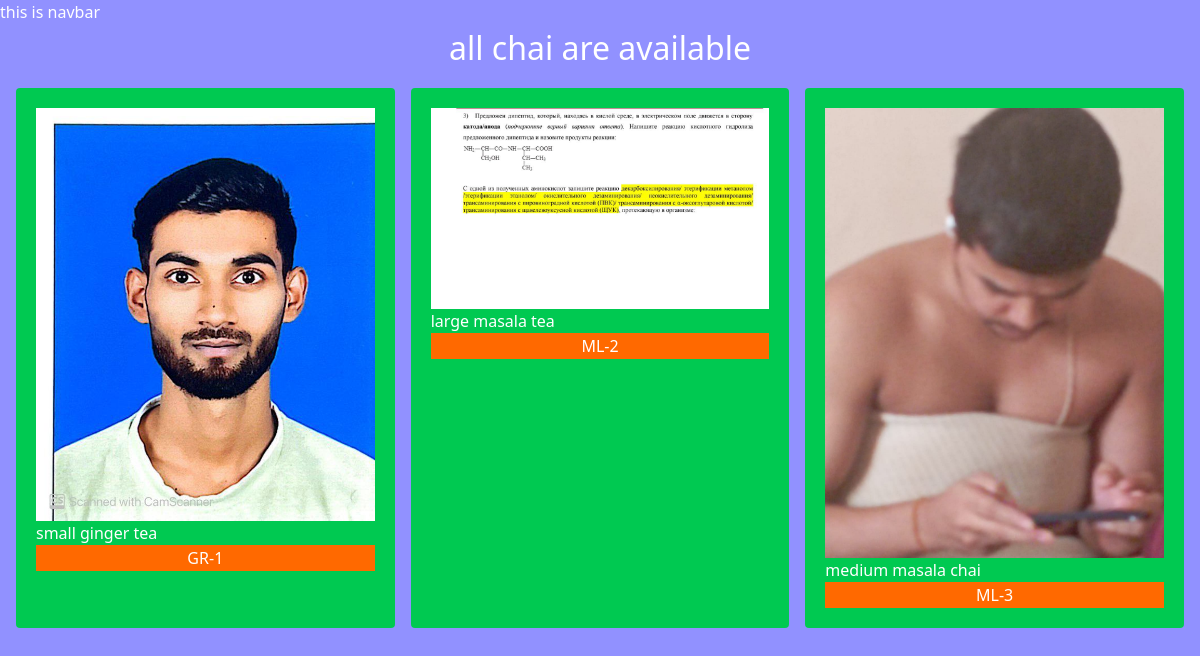
Screenshot of /jadid/ with the database file from the repository.
### jadid/models.py (models this page shows, shortened)
class chaiVariety(models.Model):
    CHAI_TYPE_CHOICE=[
        ('ML','MASALA'),
        ('PL','PLAIN'),
        ('KL','KIWI'),
        ('EL','ELAICHI'),
        ('GR','GINGER'),
        ]
    name=models.CharField(max_length=100)
    image=models.ImageField(upload_to='chais/') #need pillow to use this
    date_added=models.DateTimeField(default=timezone.now)
    type=models.CharField(max_length=2,choices=CHAI_TYPE_CHOICE) #choices for type of chai
    description=models.TextField(default='')

### jadid/views.py (the view)
# urls.py: path('',views.all_chai,name='all_chai'),
def all_chai(request):
    chais= chaiVariety.objects.all #this will query on the given model and put it in chai and it will give array
    return render(request,'chai/all_chai.html',{"chais":chais})

### jadid/templates/chai/all_chai.html (shortened to what this page needs)
{% extends "layout.html" %}
{% block content %}
<h1>all chai are available</h1>
<div class="grid grid-cols-3 gap-4 m-4" >
{% for chai in chais  %}
<div class="bg-green-500 p-5 rounded">
    <img src="{{chai.image.url}}" alt="">
    <h3>{{chai.name}}</h3>
    <a href="{% url 'chai_detail' chai.id %}">
        <button
        type="button"
        class="inline-flex items-center w-[100%] justify-center border border-transparent
        bg-orange-500 hover:bg-orange-700">{{chai.type}}-{{chai.id}}</button>
    </a>
</div>
{% endfor %}
</div>
{% endblock %}

### static/style.css (style rules this page uses)
body { background-color: rgba(0, 0, 255, 0.432); color: white; }
h1 { text-align: center; font-size: 2em; }

### rows the page displays
chaiVariety: image (picture), name "small ginger tea", type "GR", id "1"
chaiVariety: image (picture), name "large masala tea", type "ML", id "2"
chaiVariety: image (picture), name "medium masala chai", type "ML", id "3"
